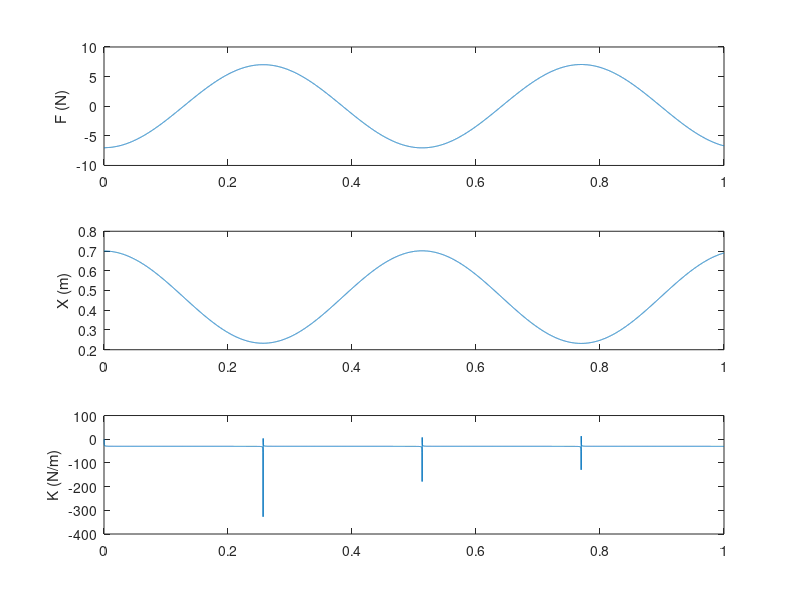

Write the MATLAB code that produced this figure.
%% Two-spring and mass system simulation
%    analogy of arm-robot interaction
%
%   wall |-\/\/\/\/- O -/\/\/\/\| wall
%     x: 0 m                    1 m 

close all; clear; clc;

% spring 1
k1 = 10;    % N/m
l1 = 0.6;   % m

% spring 2
k2 = 20;    % N/m
l2 = 0.6;   % m

% initial position of the joint
x0 = 0.7;
xmax = 1;

% simulate dynamics
dt = 0.0001;
m  = 0.2;   % kg; mass of joint

t = 0;
x = x0;
v = 0;
X = [];
F = [];
T = [];
nsteps = 1/dt;
for i = 1:nsteps
    % calc next position using current speed
    dx = v * dt;
    x_next = x + dx;
    
    % calc current forces
    d1 = l1 - x;            % dx of spring 1
    f1 = k1*d1;
    
    d2 = xmax - x - l2;     % dx of spring 2
    f2 = k2*d2;
    
    f = f1 + f2;
    acc = f / m;
    
    % calc next speed
    dv = acc * dt;
    v_next = v + dv;
    
    % for next time stamp
    x = x_next;
    v = v_next;
    
    X = [X x];
    F = [F f];
    T = [T i*dt];
end

estK = diff(F) ./ diff(X);

figure;
subplot(3, 1, 1); plot(T, F); ylabel('F (N)');
subplot(3, 1, 2); plot(T, X); ylabel('X (m)');
subplot(3, 1, 3); plot(T(2:end), estK); ylabel('K (N/m)');
